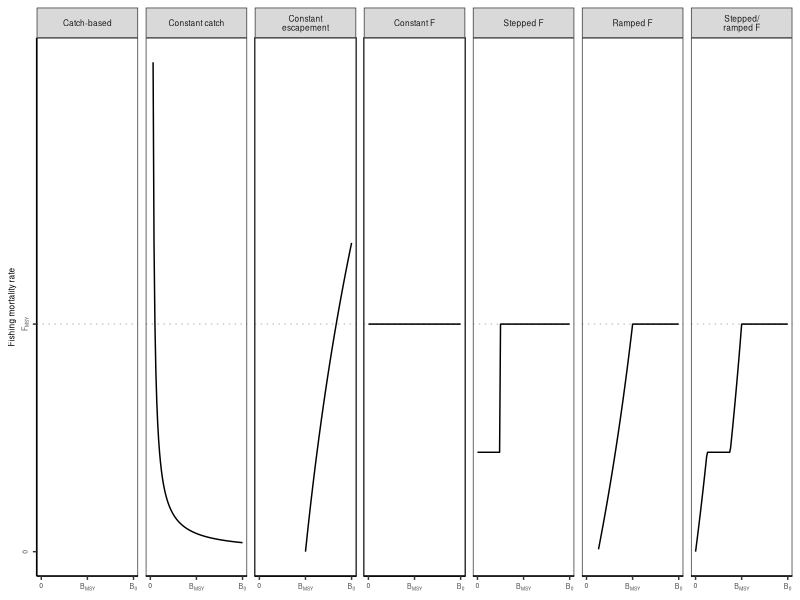
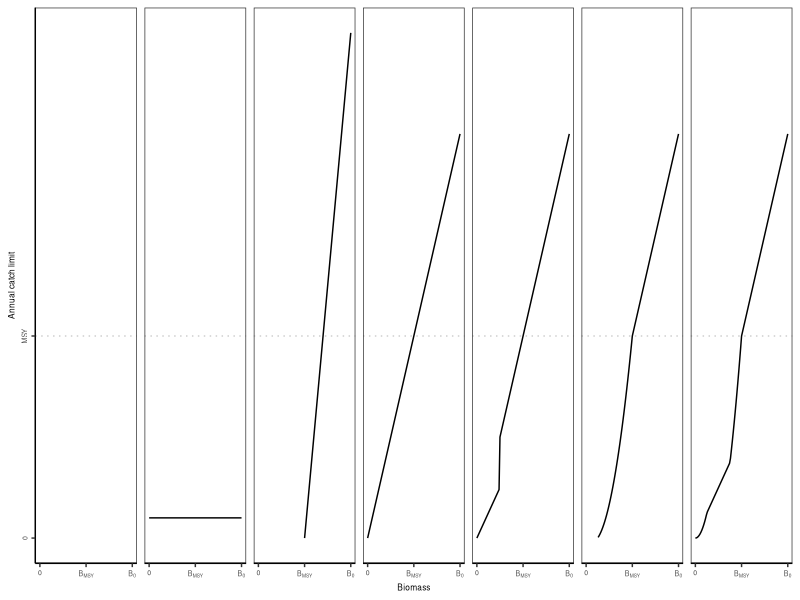
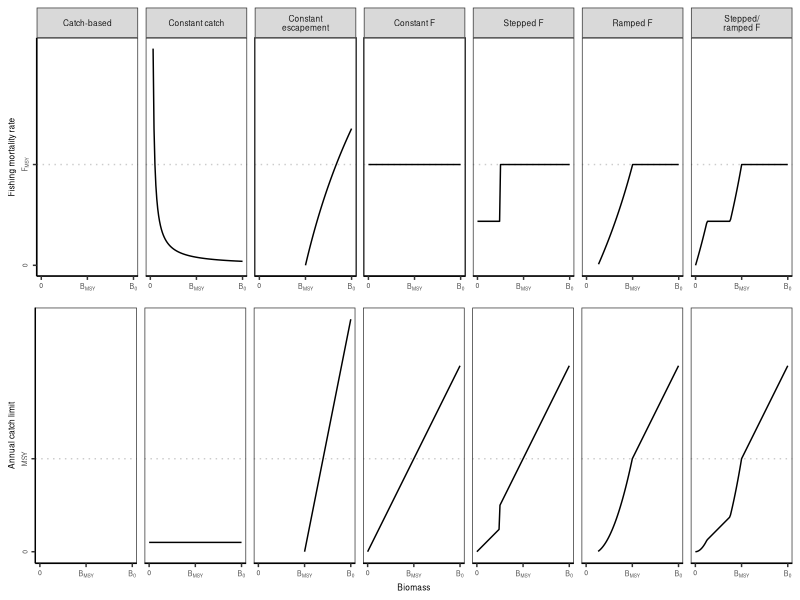

Recreate these plots in R, in order. (Note: this script raises an error after producing the figures.)

# Clear workspace
rm(list = ls())
options(dplyr.summarise.inform=F)

# Setup
################################################################################

# Packages
library(tidyverse)

# Directories
plotdir <- "figures"
tabledir <- "tables"


# Build data
################################################################################

# Parameters
r <- 0.8
k <- 1

# Reference points
umsy <- r/2
bmsy <- k/2
msy <- umsy*bmsy
fmsy <- -log(1 - umsy)

# Biomass values
bvals <- seq(0, k, 0.01)

# Build constant catch
catch_based <- tibble(biomass=bvals,
                      bbmsy=biomass/bmsy) %>%
  # Add constant F
  mutate(hcr="Catch-based",
         catch=NA,
         u=NA,
         f=NA)

# Build constant catch
constant_c <- tibble(biomass=bvals,
                     bbmsy=biomass/bmsy) %>%
  # Add constant F
  mutate(hcr="Constant catch",
         catch=msy*0.1,
         u=catch/biomass,
         f=-log(1 - u))

# Build constant escapement
constant_e <- tibble(biomass=bvals,
                     bbmsy=biomass/bmsy) %>%
  # Add constant F
  mutate(hcr="Constant\nescapement",
         catch=biomass-bmsy,
         u=catch/biomass,
         f=-log(1 - u))

# Build constant F
constant_f <- tibble(biomass=bvals,
                     bbmsy=biomass/bmsy) %>%
  # Add constant F
  mutate(hcr="Constant F",
         u=umsy,
         f=fmsy,
         catch=biomass*u)

# Build stepped
stepped_f <- tibble(biomass=bvals,
                    bbmsy=biomass/bmsy) %>%
  # Add constant F
  mutate(hcr="Stepped F",
         u=ifelse(biomass>=0.5*bmsy, umsy, umsy*0.50),
         f=-log(1 - u),
         catch=biomass*u)

# Build ramped
# (b_lim, 0), (b_thresh, umsy)
# slope = (umsy-0) / b_thresh-b_lim
# 0 = slope * b_lim + b ; b = -slope*b_lim
b_thresh <- bmsy
b_lim <- 0.25*bmsy
slope <- (umsy-0) / (b_thresh-b_lim)
intercept <- -slope * b_lim
ramped_f <- tibble(biomass=bvals,
                    bbmsy=biomass/bmsy) %>%
  # Add constant F
  mutate(hcr="Ramped F",
         u=ifelse(biomass>=b_thresh, umsy, biomass * slope + intercept),
         f=-log(1 - u),
         catch=biomass*u)

# Build stepped/ramped
umsy1 <- umsy*0.5
lim1 <- 0
thresh1 <- bmsy*0.25
slope1 <- (umsy1-0) / (thresh1-lim1)
intercept1 <-  -slope1 * lim1
thresh2 <- bmsy*0.75
slope2 <- (umsy-umsy1) / (bmsy-thresh2)
# umsy2 = slope2 * thresh2 + b; b = umsy2 - slope *thresh2
intercept2 <- umsy1 - slope2*thresh2
complex_f <- tibble(biomass=bvals,
                    bbmsy=biomass/bmsy) %>%
  # Add constant F
  mutate(hcr="Stepped/\nramped F",
         u=ifelse(biomass>=bmsy, umsy,
                  ifelse(biomass>=bmsy*0.75, biomass*slope2+intercept2,
                         ifelse(biomass>=thresh1, umsy1, biomass*slope1+intercept1))),
         f=-log(1 - u),
         catch=biomass*u)

# Build data
data <- bind_rows(catch_based, constant_c, constant_e, constant_f, stepped_f, ramped_f, complex_f) %>%
  # Arrange
  select(hcr, biomass, bbmsy, u, f, catch, everything()) %>%
  # Order
  mutate(hcr=factor(hcr,
                    levels=c("Catch-based", "Constant catch", "Constant\nescapement", "Constant F",
                             "Stepped F", "Ramped F", "Stepped/\nramped F")))


# Plot data
################################################################################

# Theme
my_theme <-  theme(axis.text=element_text(size=5),
                   axis.title=element_text(size=6),
                   strip.text=element_text(size=6),
                   axis.text.y = element_text(angle = 90, hjust = 0.5),
                   # Gridlines
                   panel.grid.major = element_blank(),
                   panel.grid.minor = element_blank(),
                   panel.background = element_blank(),
                   axis.line = element_line(colour = "black"),
                   # Legend
                   legend.background = element_rect(fill=alpha('blue', 0)))

# Plot F
g1 <- ggplot(data, aes(x=biomass, y=f)) +
  facet_wrap(~hcr, nrow=1) +
  # Reference line
  geom_hline(yintercept = fmsy, linetype="dotted", color="grey80", lwd=0.5) +
  # Data
  geom_line() +
  # Labels
  labs(x="Biomass", y="Fishing mortality rate") +
  # Axes
  scale_x_continuous(breaks=c(0, bmsy, k), labels=c("0", expression("B"["MSY"]), expression("B"["0"]))) +
  scale_y_continuous(breaks=c(0, fmsy), labels=c("0", expression("F"["MSY"])), lim=c(0, NA)) +
  # Theme
  theme_bw() + my_theme +
  theme(axis.title.x = element_blank())
g1

# Plot catch
g2 <- ggplot(data, aes(x=biomass, y=catch)) +
  facet_wrap(~hcr, nrow=1) +
  # Reference line
  geom_hline(yintercept = msy, linetype="dotted", color="grey80", lwd=0.5) +
  # Data
  geom_line() +
  # Labels
  labs(x="Biomass", y="Annual catch limit") +
  # Axes
  scale_x_continuous(breaks=c(0, bmsy, k), labels=c("0", expression("B"["MSY"]), expression("B"["0"]))) +
  scale_y_continuous(breaks=c(0, msy), labels=c("0", "MSY"), lim=c(0, NA)) +
  # Theme
  theme_bw() + my_theme +
  theme(strip.text.x = element_blank())
g2

# Merge
g <- gridExtra::grid.arrange(g1, g2, nrow=2)
g

# Export
ggsave(g, filename=file.path(plotdir, "Fig2_hcr_typologies.png"),
       width=6.5, height=3, units="in", dpi=600)



